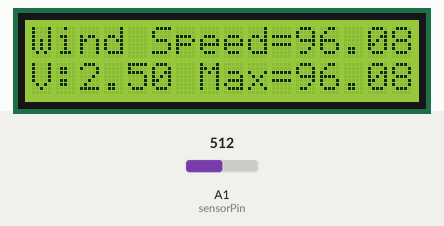
This sketch was run on a simulated Arduino Uno, built with avr-gcc and run on an emulated ATmega328P. On the bench: 16×2 character LCD. The test bench sets the inputs (shaded band); at power-on: A1 (sensorPin) = 512. What the sketch prints to the serial monitor is not drawn.

Above: at 3.7 s.
3.8 s: A1 (sensorPin) set to 716
At 5.0 s:
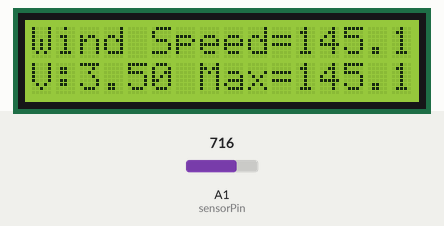
6.1 s: A1 (sensorPin) set to 900
At 7.3 s:
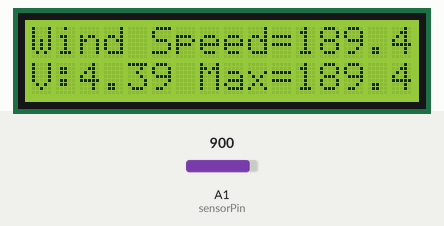
8.2 s: A1 (sensorPin) set to 992
At 9.6 s:
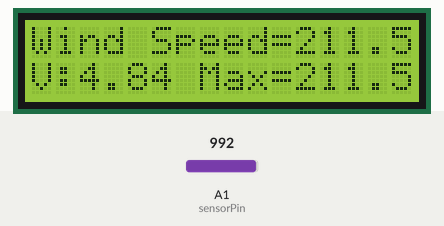
10.4 s: A1 (sensorPin) set to 1007
At 11.9 s:
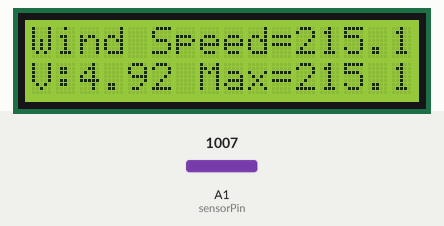
Timing chart, 0 to 13.4 s (numbered marks = the images above; inputs shaded):
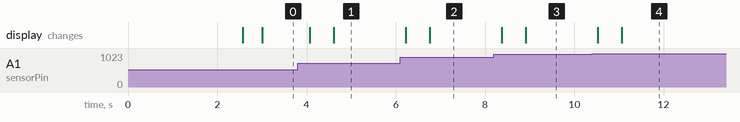

The sketch:

Arduino_Wind_Speed.ino
```cpp
/*
  Arduino Wind Speed Meter Anemometer mph - Adafruit anemometer (product ID 1733).
  Modified code created March 2016 from original code created by Joe Burg 11th November 2014 at http://www.hackerscapes.com/ with help from Adafruit forum users shirad
*/

//Initialise LCD display

#include <LiquidCrystal.h>
LiquidCrystal lcd(8, 9, 4, 5, 6, 7);

int serial_in;

//Setup Variables

double x = 0;
double y = 0;
double a = 0;
double b = 0;
const int sensorPin = A1; //Defines the pin that the anemometer output is connected
const int numReadings = 5; //Defines number of reading to calculate average windspeed
int readings[numReadings];      // the readings from the analog input
int readIndex = 0;              // the index of the current reading
int totalWind= 0;                  // the running total
int averageWind = 0;                // the average
int inputPin = A1;
int sensorValue = 0; //Variable stores the value direct from the analog pin
float sensorVoltage = 0; //Variable that stores the voltage (in Volts) from the anemometer being sent to the analog pin
float sensorVoltage2 = 0; //Variable that stores the voltage (in Volts) from the anemometer being sent to the analog pin
float windSpeed = 0; // Wind speed in meters per second (m/s)

float voltageConversionConstant = .004882814; //This constant maps the value provided from the analog read function, which ranges from 0 to 1023, to actual voltage, which ranges from 0V to 5V
int sensorDelay = 100; //Delay between sensor readings, measured in milliseconds (ms)

//Anemometer Technical Variables
//The following variables correspond to the anemometer sold by Adafruit, but could be modified to fit other anemometers.

float voltageMin = 0.55; // Mininum output voltage from anemometer in mV.
float windSpeedMin = 2; // Wind speed in meters/sec corresponding to minimum voltage

float voltageMax = 2.0; // Maximum output voltage from anemometer in mV.
float windSpeedMax = 32; // Wind speed in meters/sec corresponding to maximum voltage

void setup()

{
  for (int thisReading = 0; thisReading < numReadings; thisReading++) {
    readings[thisReading] = 0;
  }

  //Setup LCD display with welcome screen

  lcd.begin(16, 2);
  lcd.print("Seren Valentine");
  lcd.setCursor(0, 1);
  lcd.print("Windspeed Sensor");
  delay(2500);
  lcd.clear();
  lcd.setCursor(0, 0);
  Serial.begin(9600);  //Start the serial connection

}

//Anemometer calculations

void loop()
{

  sensorValue = analogRead(sensorPin); //Get a value between 0 and 1023 from the analog pin connected to the anemometer

   // subtract the last reading:
  totalWind = totalWind - readings[readIndex];
  // read from the sensor:
  readings[readIndex] = sensorValue;
  // add the reading to the total:
  totalWind = totalWind + readings[readIndex];
  // advance to the next position in the array:
  readIndex = readIndex + 1;
 sensorVoltage2 = sensorValue * voltageConversionConstant; //Convert sensor value to actual voltage
  // if we're at the end of the array...
  if (readIndex >= numReadings) {
    // ...wrap around to the beginning:
    readIndex = 0;

    // calculate the average:
  averageWind = totalWind / numReadings;

  sensorVoltage = averageWind * voltageConversionConstant; //Convert sensor value to actual voltage

  //Convert voltage value to wind speed using range of max and min voltages and wind speed for the anemometer
  if (sensorVoltage <= voltageMin) {
    windSpeed = 0; //Check if voltage is below minimum value. If so, set wind speed to zero.
  } else {
    windSpeed = ((sensorVoltage - voltageMin) * windSpeedMax / (voltageMax - voltageMin))*2.232694; //For voltages above minimum value, use the linear relationship to calculate wind speed.
  }
  }

  //Max wind speed calculation

  x = windSpeed;
  if (x >= y) {
    y = x;
  } else {
    y = y;
  }

//Max voltage calculation

  a = sensorVoltage;
  if (a >= b) {
    b = a;
  } else {
    b = b;
  }

  //Print voltage and windspeed to serial

  Serial.print("Voltage: ");
  Serial.print(sensorVoltage);
  Serial.print("Average: ");
  Serial.print(averageWind);
  Serial.print("\t");
  Serial.print("Wind speed: ");
  Serial.println(windSpeed);

  //Display Wind Speed results to LCD with Max wind speed

  lcd.setCursor(0, 0);
  lcd.print("Wind Speed=");
  lcd.setCursor(11, 0);
  lcd.print(windSpeed);
  lcd.setCursor(0, 1);
  lcd.print("V:");
  lcd.setCursor(2, 1);
  lcd.print(b);
  lcd.setCursor(7, 1);
  lcd.print("Max=");
  lcd.setCursor(11, 1);
  lcd.print(y);

  delay(sensorDelay);
}
```

Measured:
- after the input at 3.8 s, the display: first changes after 0.28 s (image 1 shows a later state)
- after the input at 6.1 s, the display: first changes after 0.13 s (image 2 shows a later state)
- after the input at 8.2 s, the display: first changes after 0.18 s (image 3 shows a later state)
- after the input at 10.4 s, the display: first changes after 0.13 s (image 4 shows a later state)
